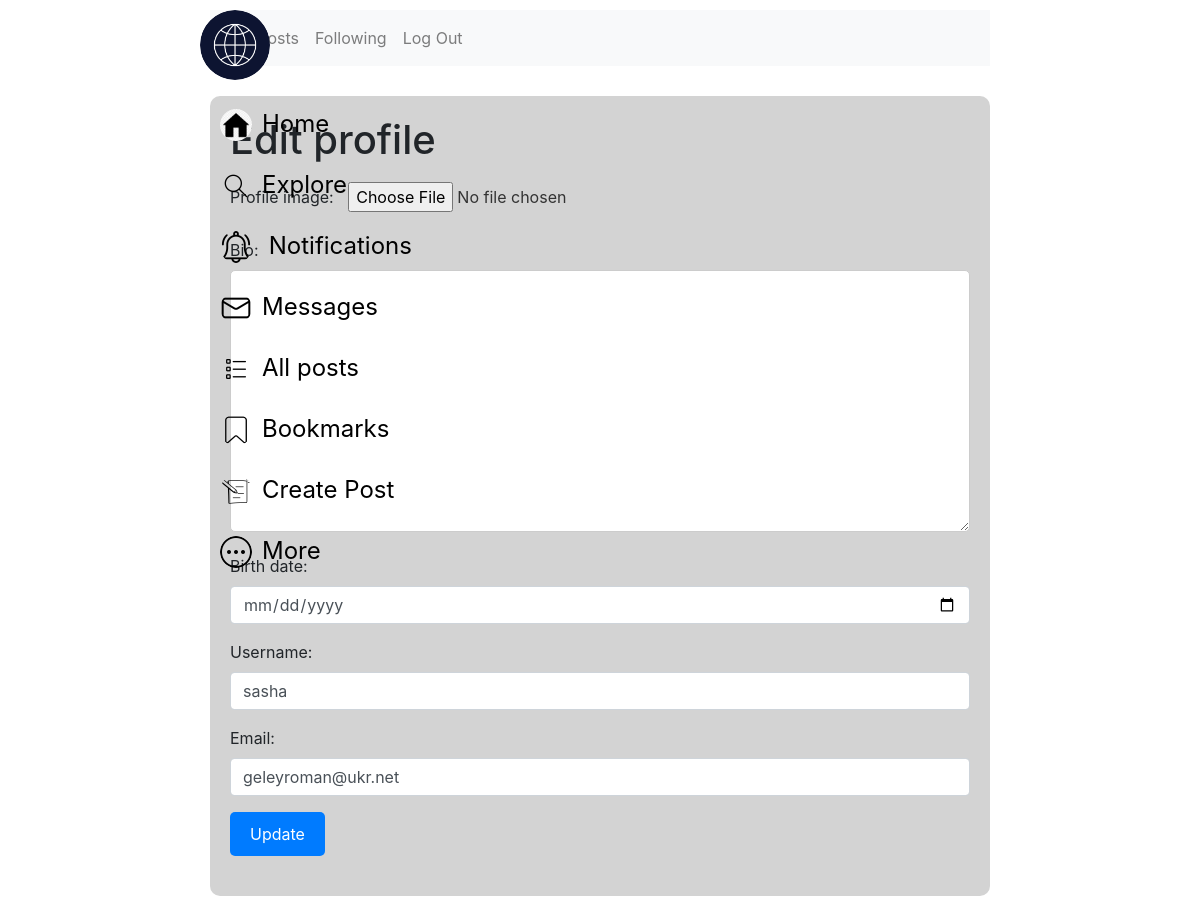
The app's page /user_profile_edit/sasha (signed in), older data.
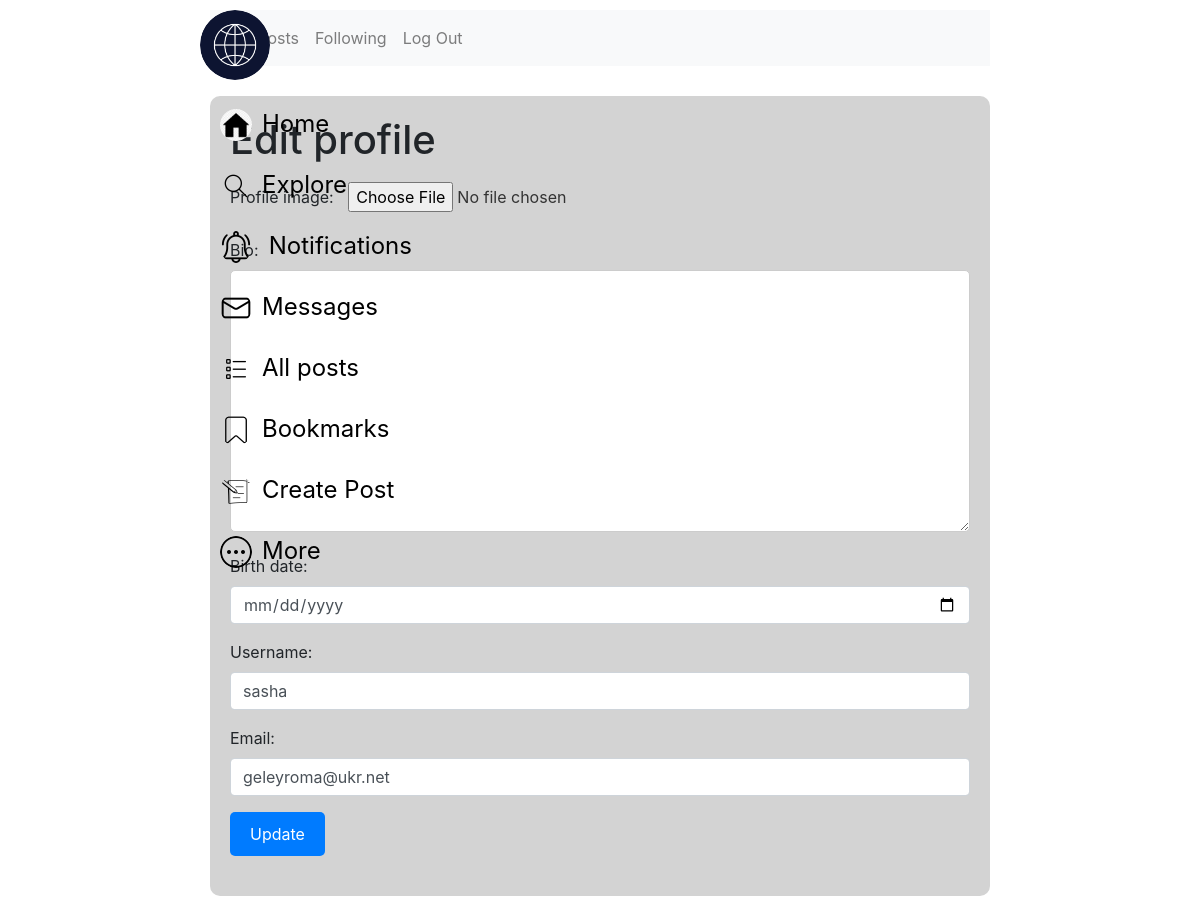
The same page, newer data.
### network/models.py (models this page shows)
class User(AbstractUser):
    following = models.ManyToManyField('self', through='Contact', related_name='followers',
                                        symmetrical=False)
    def get_absolute_url(self):
        return reverse('user_profile', args=[str(self.username)])

### network/views.py (the view, shortened to what this page needs)
# urls.py: path("user_profile_edit/<slug:slug>", ProfileUpdateView.as_view(), name="user_profile_edit"),
class ProfileUpdateView(LoginRequiredMixin, UpdateView):
    model = UserProfile
    form_class = UserProfileForm
    template_name = 'network/user_profile_edit.html'
    def get(self, request, *args, **kwargs):
        user_profile = UserProfileForm(instance=request.user.userprofile)
        user_form = UserForm(instance=request.user)
        context = {
            'user_form': user_form,
            'profile_form': user_profile
        }
        return render(request, 'network/user_profile_edit.html', context)

### network/forms.py
class UserForm(forms.ModelForm):
    class Meta:
        model = User
        fields = ['username', 'email']
    username = forms.CharField(
        widget=forms.TextInput(attrs={'class': 'form-control', 'type': 'text',
                                      'name': 'username', 'placeholder': 'Username'})
    )
    email = forms.EmailField(
        widget=forms.EmailInput(attrs={'class': 'form-control', 'type': 'email',
                                       'name': 'email', 'placeholder': 'Email Address'})
    )

class UserProfileForm(forms.ModelForm):
    class Meta:
        model = UserProfile
        fields = ['profile_image', 'bio', 'birth_date']
    profile_image = forms.FileField(
        widget=forms.FileInput(attrs={'accept':'image/*', 'class': 'file-input-style'}),
        required = False
    )
    bio = forms.CharField(
        widget=forms.Textarea(attrs={'class': 'text-field-style'}),
        max_length=300,
        required = False
    )
    birth_date = forms.DateField(
        widget=forms.DateInput(format=('%Y-%m-%d'),
        attrs={'class': 'form-control',
               'type': 'date'
              }),
        required = False
    )

### network/templates/network/user_profile_edit.html (shortened to what this page needs)
{% extends "network/layout.html" %}
{% block body %}
<div class="centered">
    <div class="edit-profile">
     <h1>Edit profile</h1>
    <form action="" method="post" enctype="multipart/form-data">
        {{ profile_form.as_p }}
        {{ user_form.as_p }}
    <input type="submit" class="create-post-submit" value="Update" />
    </form>
    <br><br>
    </div>
</div>
{% endblock %}

Row changes from the older to the newer data that the page shows:
changed User "sasha": email "geleyroman@ukr.net" → "geleyroma@ukr.net"
